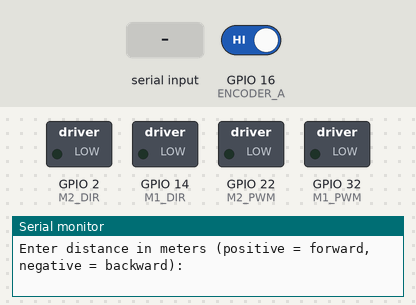
The sketch below on a simulated ESP32. Shown: switched loads named in the sketch (green lamp = pin HIGH), the last lines printed to the serial monitor. Inputs (shaded band) come from the test bench; at power-on: GPIO 16 (ENCODER_A) HIGH.

Above: at 1.2 s.
1.3 s: "90,45\n" received over Serial
At 2.6 s:
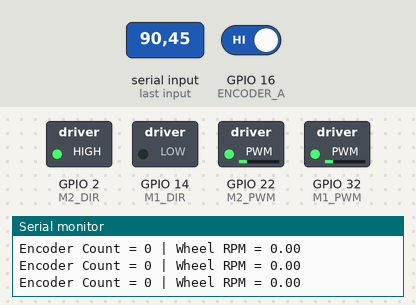
Timing chart, 0 to 4.3 s (numbered marks = the images above; inputs shaded):
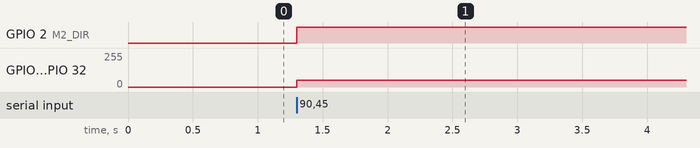

Measured:
- after the input at 1.3 s, GPIO 2 (M2_DIR): LOW → HIGH at once; GPIO 22 (M2_PWM), GPIO 32 (M1_PWM): 0/255 → 50/255 at once

The sketch:

Driving.ino
```cpp
//*******************************************************************************//
//*     TITLE: Distance-based movement control                                  *//
//*     AUTHORS: Omar Emad & Mohamed Montasser                                  *//
//*     DATE: 02/MAY/2025                                                       *//
//*     DESCRIPTION:                                                             *
//*     This program drives a differential robot a specific distance entered     *
//*     through the Serial Monitor. Distance is converted into wheel revolutions *
//*     → encoder pulses → motor commands. Direction is decoded using a          *
//*     quadrature encoder (A+B channels).                                       *
//*     M1:C1:Left     M2:C2:Right        Enc:C2:[A:blue:16 - B:green:17]       *
//*******************************************************************************//


//**************************************//
//* USER CONFIG                        *//
//**************************************//

const float WHEEL_RADIUS = 0.1;     // Wheel radius in meters
const int PULSES_PER_REV = 600;       // Encoder pulses per full encoder shaft rotation

// Gear ratio: wheel_rev = encoder_rev / GEAR_RATIO
// This converts encoder revolutions to actual wheel revolutions
float GEAR_RATIO = (1885.0 / 600.0);

const int MOTOR_SPEED = 50;          // PWM speed for both motors


//**************************************//
//* PINS CONFIG                        *//
//**************************************//

// Motor 1 control pins
const int M1_PWM = 32;
const int M1_DIR = 14;

// Encoder pins
const int ENCODER_B = 17; // Interrupt pin (INT0)
const int ENCODER_A = 16; // Interrupt pin (INT1)

// Motor 2 control pins
const int M2_PWM = 22;
const int M2_DIR = 2;


//**************************************//
//* VARIABLES                          *//
//**************************************//

volatile long encoderCount = 0;   // Signed pulse count (increases forward, decreases backward)
long targetPulses = 0;            // Number of pulses needed to reach target distance
bool motorRunning = false;        // Indicates whether the robot is currently moving

// RPM calculation variables
unsigned long lastTime = 0;
long lastCount = 0;


//**************************************//
//* ENCODER INTERRUPT (Quadrature)     *//
//* Detects direction using A + B      *//
//**************************************//

void encoderISR()
{
  int a = digitalRead(ENCODER_A);
  int b = digitalRead(ENCODER_B);

  // If A == B → forward step, else backward
  if (a == b) encoderCount++;
  else encoderCount--;
}


//**************************************//
//* MOTOR CONTROL FUNCTIONS            *//
//**************************************//

// Stops both motors
void motorsStop()
{
  analogWrite(M1_PWM, 0);
  analogWrite(M2_PWM, 0);
}

// Moves both motors forward
void motorsForward()
{
  digitalWrite(M1_DIR, LOW);
  analogWrite(M1_PWM, MOTOR_SPEED);

  digitalWrite(M2_DIR, HIGH);
  analogWrite(M2_PWM, MOTOR_SPEED);
}

// Moves both motors backward
void motorsBackward()
{
  digitalWrite(M1_DIR, HIGH);
  analogWrite(M1_PWM, MOTOR_SPEED);

  digitalWrite(M2_DIR, LOW);
  analogWrite(M2_PWM, MOTOR_SPEED);
}


//**************************************//
//* SETUP                              *//
//**************************************//

void setup()
{
  Serial.begin(115200);

  // Motor pins
  pinMode(M1_PWM, OUTPUT);
  pinMode(M1_DIR, OUTPUT);
  pinMode(M2_PWM, OUTPUT);
  pinMode(M2_DIR, OUTPUT);

  // Encoder inputs with pull-ups
  pinMode(ENCODER_A, INPUT_PULLUP);
  pinMode(ENCODER_B, INPUT_PULLUP);

  // Attach interrupt for channel A (RISING only)
  attachInterrupt(digitalPinToInterrupt(ENCODER_A), encoderISR, RISING);

  Serial.println("Enter distance in meters (positive = forward, negative = backward):");
}


//**************************************//
//* RPM CALCULATION FUNCTION           *//
//**************************************//

float calculateRPM()
{
  unsigned long currentTime = millis();
  unsigned long dt = currentTime - lastTime;

  // Update every 200 ms
  if (dt >= 200)
  {
    long diff = encoderCount - lastCount;   // pulses since last check
    lastCount = encoderCount;
    lastTime = currentTime;

    // Convert pulses → encoder rev/sec
    float encoder_rps = (float)diff / PULSES_PER_REV;

    // Convert encoder revs → wheel revs using gear ratio
    float wheel_rps = encoder_rps * (1.0 / GEAR_RATIO);

    return wheel_rps * 60.0; // return RPM
  }
  return -1; // Not enough time passed to update
}


//**************************************//
//* MAIN LOOP                          *//
//**************************************//

void loop()
{
  // ----- READ NEW USER COMMAND -----
  if (Serial.available() && !motorRunning)
  {
    // User inputs distance in meters
    float distanceMeters = Serial.parseFloat();
    //,2distanceMeters = distanceMeters - (0.15*(distanceMeters/abs(distanceMeters)));
    //float distanceMeters = distanceMeters_ip - (0.15*distanceMeters_ip);

    if (distanceMeters != 0)
    {
      encoderCount = 0; // reset pulse counter

      // ---- Convert distance → wheel revolutions ----
      // circumference = 2πr → revs = distance / circumference
      float wheelRevs = distanceMeters / (2.0 * PI * WHEEL_RADIUS);

      // ---- Convert wheel revs → encoder pulses ----
      float encoderRevsNeeded = wheelRevs * GEAR_RATIO;
      targetPulses = abs(encoderRevsNeeded * PULSES_PER_REV);

      // Determine direction
      if (distanceMeters > 0) motorsForward();
      else motorsBackward();

      motorRunning = true;

      // Debug print
      Serial.print("Target distance (m): ");
      Serial.println(distanceMeters);

      Serial.print("Equivalent wheel revolutions: ");
      Serial.println(wheelRevs, 6);

      Serial.print("Target encoder pulses: ");
      Serial.println(targetPulses);

      lastTime = millis();
      lastCount = 0;
    }

    // Clear Serial buffer
    while (Serial.available()) Serial.read();
  }


  // ----- MOVEMENT MONITORING -----
  if (motorRunning)
  {
    float rpm = calculateRPM();

    // Live feedback every 200ms
    if (rpm >= 0)
    {
      Serial.print("Encoder Count = "); Serial.print(encoderCount);
      Serial.print(" | Wheel RPM = "); Serial.println(rpm);
    }

    // ----- STOP CONDITION -----
    if (abs(encoderCount) >= targetPulses)
    {
      motorsStop();
      motorRunning = false;

      // Compute final actual distance
      float wheel_revs_real =
        (float)encoderCount / (PULSES_PER_REV * GEAR_RATIO);

      float distance = wheel_revs_real * (2 * PI * WHEEL_RADIUS);

      // Print movement results
      Serial.println("---- Movement Completed ----");
      Serial.print("Final encoder pulses: "); Serial.println(encoderCount);
      Serial.print("Actual wheel revs: "); Serial.println(wheel_revs_real, 4);
      Serial.print("Distance moved (m): "); Serial.println(distance, 4);
      Serial.println("--------------------------------");
      Serial.println("Enter next command:");
    }
  }
}
```
